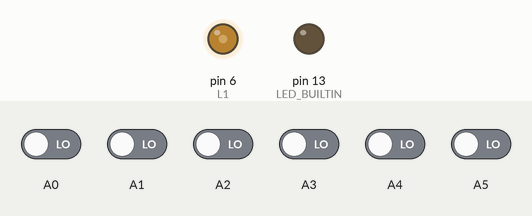
This sketch was run on a simulated Arduino Nano, built with avr-gcc and run on an emulated ATmega328P. Parts: output pins drawn as LEDs (lit = HIGH). The inputs (shaded band) are chosen by the test bench; at power-on: A0–5 LOW. Pins used as bus, display or sensor lines are not drawn.

Above: at 12.2 s.
12.3 s: A0 driven HIGH
At 13.1 s:
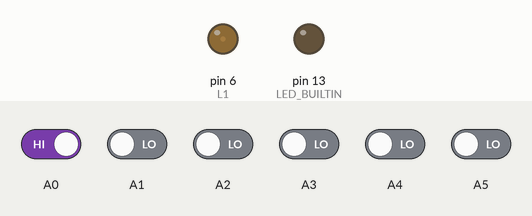
13.8 s: A4 driven HIGH
At 14.2 s:
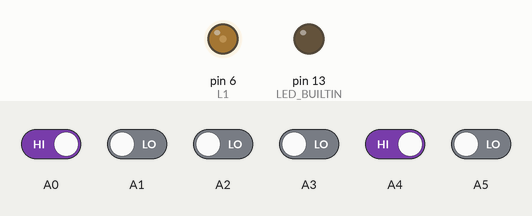
15.3 s: A3 driven HIGH
At 16.5 s:
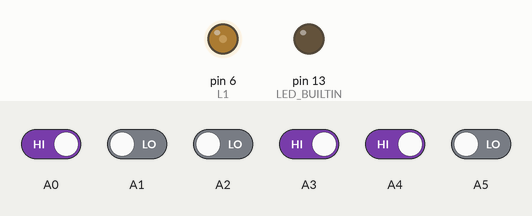
16.8 s: A3 driven LOW
At 17.6 s:
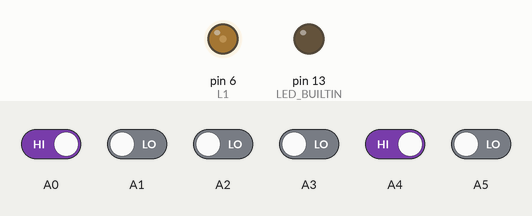
18.3 s: A5 driven HIGH
At 18.8 s:
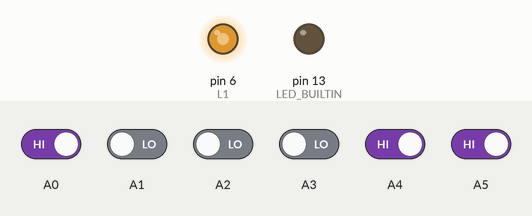
19.8 s: A5 driven LOW
At 29.3 s:
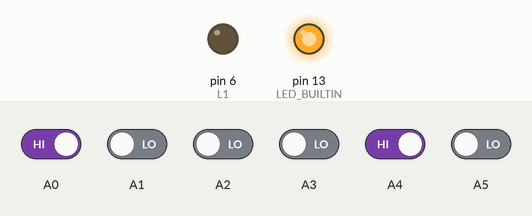
Timing chart, 0 to 30.5 s (numbered marks = the images above; inputs shaded):
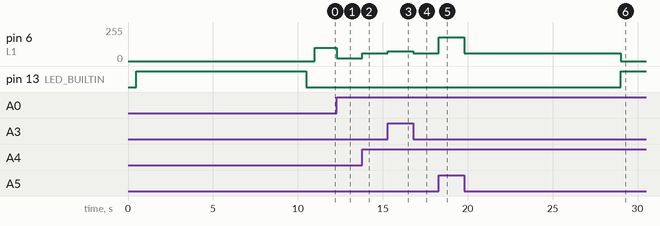

The sketch:

codigoBase.ino
```cpp
#include <QTRSensors.h>

#define Kp .16 // experiment to determine this, start by something small that just makes your bot follow the line at a slow speed
#define Kd 1.35 // experiment to determine this, slowly increase the speeds and adjust this value. (Note: Kp < Kd)
#define lapSeconds 18 // this will determine how many seconds the bot will be running, remember this is in SECONDS, not millis...

// MaxSpeeds should be tuned if the robot seems to turn faster with one motor than with the other...
#define rightMaxSpeed 250
#define leftMaxSpeed 250

// BaseSpeeds should be tuned if the robot seems to be "turning" while it sould be going straight...
#define rightBaseSpeed 100
#define leftBaseSpeed 100

QTRSensors qtr;

const uint8_t L1 = 6, L2 = 5, R1 = 10, R2 = 9;
const uint8_t SensorCount = 6;
const uint8_t EmitterPin = A6;
uint16_t sensorValues[SensorCount];
int position, error, lastError, motorSpeed;

// Variable to keep LAP TIME (no start/stop sensor), this will be used in milliseconds and started by "startLap()" function.
long lapTime;

long startLap(int time) {
  lapTime = millis() + time * 1000;
  return lapTime;
}

void setup()
{
  // Setting A6 as an OUTPUT for the LEDON switch wich will be HIGH the entire run. (OPTIONAL)
  //pinMode(A6, OUTPUT);

  // configure the sensors
  qtr.setTypeRC();
  qtr.setSensorPins((const uint8_t[]){A0, A1, A2, A3, A4, A5}, SensorCount);
  // If you need to use a pin to turn ON/OFF the sensors, set it on pinMode then uncomment this line below:
  //qtr.setEmitterPin(EmitterPin);

  delay(500);
  pinMode(LED_BUILTIN, OUTPUT);
  digitalWrite(LED_BUILTIN, HIGH); // turn on Arduino's LED to indicate we are in calibration mode

  // 2.5 ms RC read timeout (default) * 10 reads per calibrate() call
  // = ~25 ms per calibrate() call.
  // Call calibrate() 400 times to make calibration take about 10 seconds.
  for (uint16_t i = 0; i < 400; i++) {
    qtr.calibrate();
  }
  digitalWrite(LED_BUILTIN, LOW); // turn off Arduino's LED to indicate we are through with calibration
  delay(500);

  // print the calibration minimum values measured when emitters were on
  // Serial.begin(9600);
  // for (uint8_t i = 0; i < SensorCount; i++)
  // {
  //   Serial.print(qtr.calibrationOn.minimum[i]);
  //   Serial.print(' ');
  // }
  // Serial.println();

  // // print the calibration maximum values measured when emitters were on
  // for (uint8_t i = 0; i < SensorCount; i++)
  // {
  //   Serial.print(qtr.calibrationOn.maximum[i]);
  //   Serial.print(' ');
  // }
  // Serial.println();
  // Serial.println();

  lapTime = startLap(lapSeconds);
}

void loop()
{
  // read calibrated sensor values and obtain a measure of the line position
  // from 0 to 5000 (for a white line, use readLineWhite() instead)
  // uint16_t position = qtr.readLineBlack(sensorValues);
  position = qtr.readLineWhite(sensorValues);

  error = position - 2500;

  motorSpeed = Kp * error + Kd * (error - lastError);
  lastError = error;

  int rightMotorSpeed = rightBaseSpeed + motorSpeed;
  int leftMotorSpeed = leftBaseSpeed - motorSpeed;

  // Prevents the motors from going beyond MAX speed
  if (rightMotorSpeed > rightMaxSpeed ) rightMotorSpeed = rightMaxSpeed;
  if (leftMotorSpeed > leftMaxSpeed ) leftMotorSpeed = leftMaxSpeed;

  // Keeps the motor speeds positive
  if (rightMotorSpeed < 0) rightMotorSpeed = 0;
  if (leftMotorSpeed < 0) leftMotorSpeed = 0;

  // TODO: Futuramente se a velocidade for NEGATIVA, criar uma regra para INVERTER e enviar "ladoMaxSpeed" pro L1 ou R1
  // enquanto manda o módulo (valor positivo) do valor da velocidade pro L2 ou R2 para "frear" a roda.

  // Debug Avançado...
  // Serial.print("Posicao: ");
  // Serial.println(position);
  // Serial.print("ERRO: ");
  // Serial.println(error);
  // Serial.print("Esquerda: ");
  // Serial.println(leftMotorSpeed);
  // Serial.print("Direita: ");
  // Serial.println(rightMotorSpeed);
  // Serial.println();Serial.println();
  // delay(250);

  if(millis() < lapTime) {
    // Sends the power to the wheels
    analogWrite(R1, rightMotorSpeed);
    digitalWrite(R2, LOW);
    analogWrite(L1, leftMotorSpeed);
    digitalWrite(L2, LOW);
  } else {
    // Lap time is OVER, STOP.
    digitalWrite(LED_BUILTIN, HIGH);
    digitalWrite(R1, LOW);
    digitalWrite(R2, LOW);
    digitalWrite(L1, LOW);
    digitalWrite(L2, LOW);
  }
}
```

Measured:
- after the input at 12.3 s, pin 6 (L1): 100/255 → 20/255 at once
- after the input at 13.8 s, pin 6 (L1): 20/255 → 60/255 at once
- after the input at 15.3 s, pin 6 (L1): 60/255 → 74/255 at once
- after the input at 16.8 s, pin 6 (L1): 74/255 → 60/255 at once
- after the input at 18.3 s, pin 6 (L1): 60/255 → 180/255 at once
- after the input at 19.8 s, pin 6 (L1): 180/255 → 60/255 at once, → 0/255 9.2 s later
